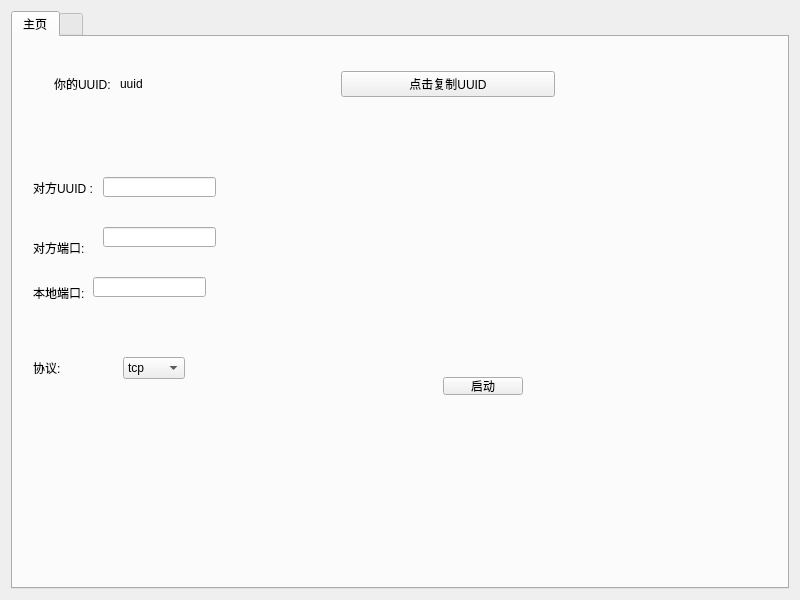
<?xml version="1.0" encoding="UTF-8"?>
<ui version="4.0">
 <class>Widget</class>
 <widget class="QWidget" name="Widget">
  <property name="geometry">
   <rect>
    <x>0</x>
    <y>0</y>
    <width>800</width>
    <height>600</height>
   </rect>
  </property>
  <property name="windowTitle">
   <string>Widget</string>
  </property>
  <layout class="QHBoxLayout" name="horizontalLayout">
   <item>
    <widget class="QTabWidget" name="tabWidget">
     <property name="currentIndex">
      <number>0</number>
     </property>
     <widget class="QWidget" name="tab">
      <attribute name="title">
       <string>主页</string>
      </attribute>
      <widget class="QPushButton" name="pushButton_start">
       <property name="geometry">
        <rect>
         <x>430</x>
         <y>340</y>
         <width>80</width>
         <height>18</height>
        </rect>
       </property>
       <property name="text">
        <string>启动</string>
       </property>
      </widget>
      <widget class="QWidget" name="layoutWidget">
       <property name="geometry">
        <rect>
         <x>41</x>
         <y>31</y>
         <width>501</width>
         <height>32</height>
        </rect>
       </property>
       <layout class="QHBoxLayout" name="horizontalLayout_2">
        <item>
         <widget class="QLabel" name="label">
          <property name="minimumSize">
           <size>
            <width>60</width>
            <height>30</height>
           </size>
          </property>
          <property name="maximumSize">
           <size>
            <width>60</width>
            <height>30</height>
           </size>
          </property>
          <property name="text">
           <string>你的UUID: </string>
          </property>
         </widget>
        </item>
        <item>
         <widget class="QLabel" name="label_myuuid">
          <property name="text">
           <string>uuid</string>
          </property>
         </widget>
        </item>
        <item>
         <widget class="QPushButton" name="pushButton_copy_myuuid">
          <property name="text">
           <string>点击复制UUID</string>
          </property>
         </widget>
        </item>
       </layout>
      </widget>
      <widget class="QLineEdit" name="lineEdit_uuid">
       <property name="geometry">
        <rect>
         <x>90</x>
         <y>140</y>
         <width>113</width>
         <height>20</height>
        </rect>
       </property>
      </widget>
      <widget class="QLineEdit" name="lineEdit_dstport">
       <property name="geometry">
        <rect>
         <x>90</x>
         <y>190</y>
         <width>113</width>
         <height>20</height>
        </rect>
       </property>
      </widget>
      <widget class="QLineEdit" name="lineEdit_srcport">
       <property name="geometry">
        <rect>
         <x>80</x>
         <y>240</y>
         <width>113</width>
         <height>20</height>
        </rect>
       </property>
      </widget>
      <widget class="QLabel" name="label_2">
       <property name="geometry">
        <rect>
         <x>20</x>
         <y>140</y>
         <width>61</width>
         <height>21</height>
        </rect>
       </property>
       <property name="text">
        <string>对方UUID :</string>
       </property>
      </widget>
      <widget class="QLabel" name="label_3">
       <property name="geometry">
        <rect>
         <x>20</x>
         <y>200</y>
         <width>61</width>
         <height>21</height>
        </rect>
       </property>
       <property name="text">
        <string>对方端口: </string>
       </property>
      </widget>
      <widget class="QLabel" name="label_4">
       <property name="geometry">
        <rect>
         <x>20</x>
         <y>240</y>
         <width>61</width>
         <height>31</height>
        </rect>
       </property>
       <property name="text">
        <string>本地端口:</string>
       </property>
      </widget>
      <widget class="QLabel" name="label_5">
       <property name="geometry">
        <rect>
         <x>20</x>
         <y>320</y>
         <width>61</width>
         <height>21</height>
        </rect>
       </property>
       <property name="text">
        <string>协议: </string>
       </property>
      </widget>
      <widget class="QComboBox" name="comboBox_protocol">
       <property name="geometry">
        <rect>
         <x>110</x>
         <y>320</y>
         <width>62</width>
         <height>22</height>
        </rect>
       </property>
       <item>
        <property name="text">
         <string>tcp</string>
        </property>
       </item>
       <item>
        <property name="text">
         <string>udp</string>
        </property>
       </item>
      </widget>
     </widget>
     <widget class="QWidget" name="tab_2">
      <attribute name="title">
       <string/>
      </attribute>
     </widget>
    </widget>
   </item>
  </layout>
 </widget>
 <resources/>
 <connections/>
</ui>
